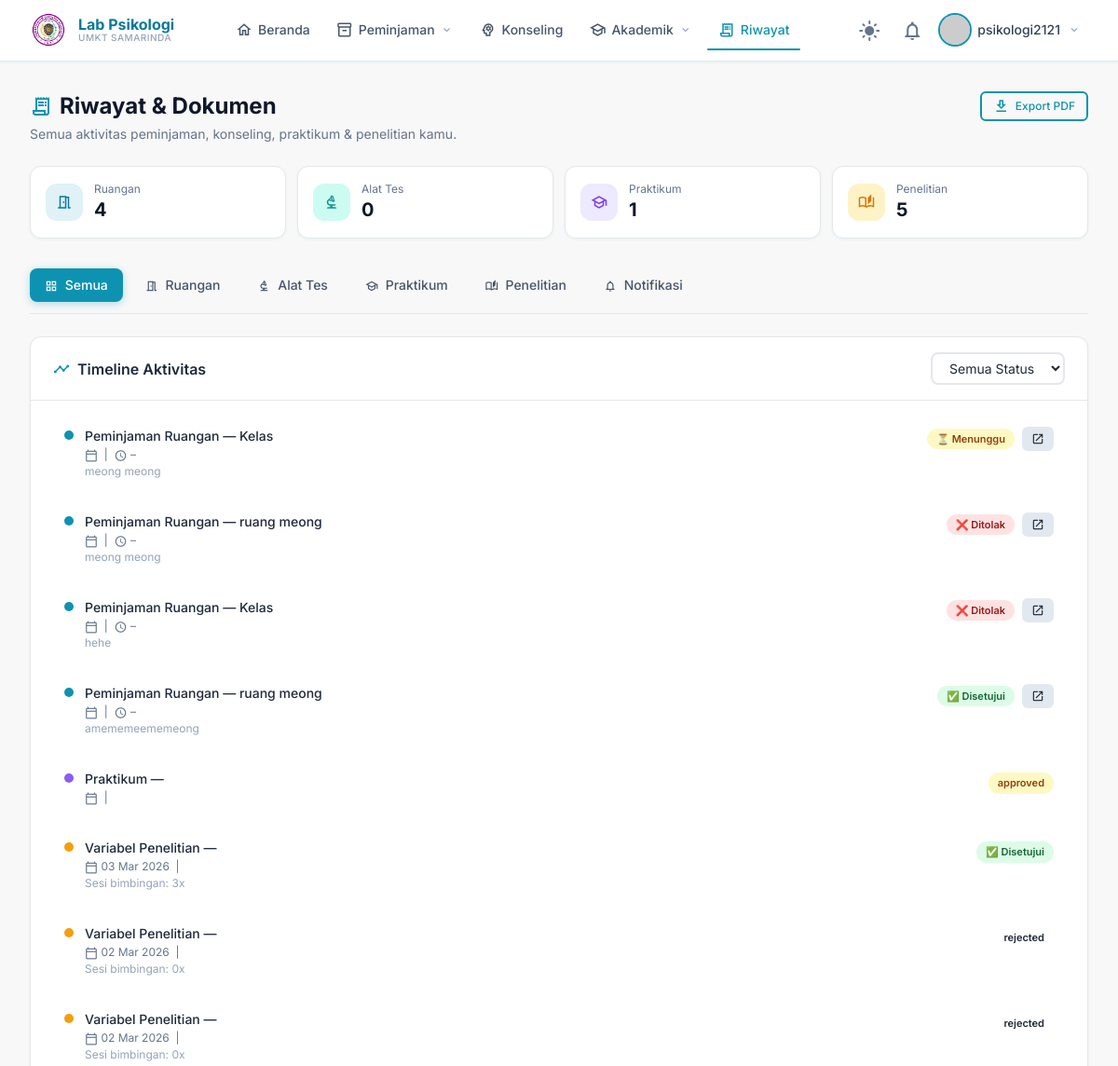
Page /riwayat/ (signed in, upper part) on the earlier database version.
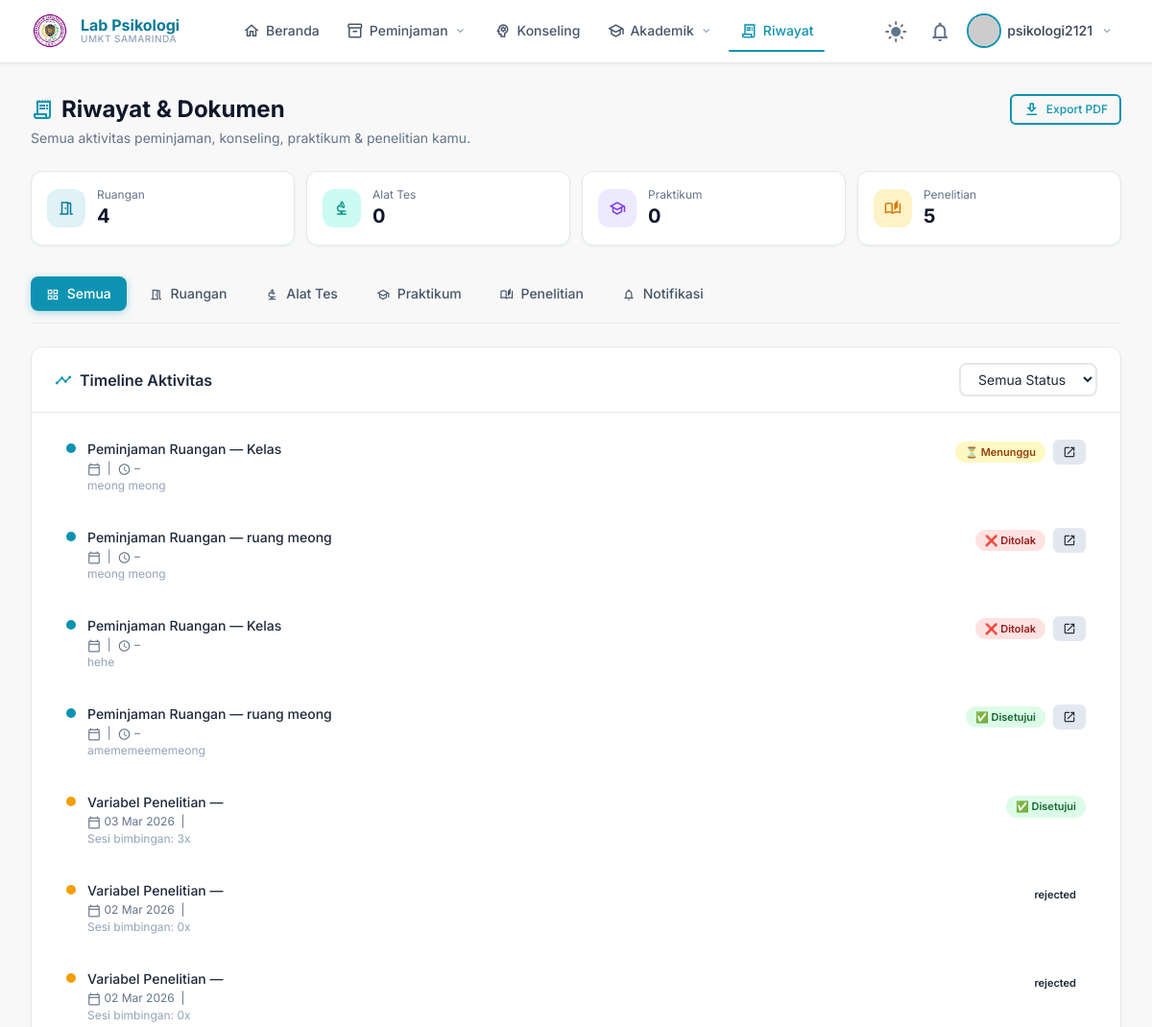
Same page on the later database version.
### rooms/models.py (models this page shows, shortened)
class RoomBooking(TimeStampedModel):
    STATUS_CHOICES = (
        ('pending',   'Pending'),
        ('approved',  'Disetujui'),
        ('declined',  'Ditolak'),
        ('cancelled', 'Dibatalkan'),
        ('completed', 'Selesai'),
    )
    user  = models.ForeignKey(User,  on_delete=models.CASCADE,  related_name='room_bookings')
    room  = models.ForeignKey(Room,  on_delete=models.PROTECT,  related_name='bookings')
    date_start = models.DateField(verbose_name='Tanggal Mulai')
    date_end   = models.DateField(verbose_name='Tanggal Selesai')
    participants = models.PositiveIntegerField(
        validators=[MinValueValidator(1)],
        verbose_name='Jumlah Peserta',
    )
    purpose = models.TextField(verbose_name='Keperluan')
    status      = models.CharField(max_length=20, choices=STATUS_CHOICES, default='pending')
    admin_notes = models.TextField(blank=True, null=True)
    approved_by = models.ForeignKey(
        User,
        on_delete=models.SET_NULL,
        null=True, blank=True,
        related_name='approved_room_bookings',
    )
    approved_at = models.DateTimeField(null=True, blank=True)
    class Meta:
        ordering = ['-date_start']
        verbose_name       = 'Room Booking'
        verbose_name_plural = 'Room Bookings'
        indexes = [
            models.Index(fields=['date_start', 'room']),
            models.Index(fields=['date_end',   'room']),
            models.Index(fields=['status']),
        ]

class Room(TimeStampedModel):
    ROOM_TYPE_CHOICES = (
        ('lab',     'Laboratorium'),
        ('class',   'Kelas / Ruang Teori'),
        ('office',  'Ruang Kantor'),
        ('other',   'Lainnya'),
    )
    code        = models.CharField(max_length=10, unique=True)
    name        = models.CharField(max_length=100)
    room_type   = models.CharField(
        max_length=20,
        choices=ROOM_TYPE_CHOICES,
        default='lab',
    )
    capacity    = models.PositiveIntegerField(validators=[MinValueValidator(1)])
    description = models.TextField(blank=True, null=True)
    is_active   = models.BooleanField(default=True)
    class Meta:
        ordering = ['code']
        verbose_name = 'Room'
        verbose_name_plural = 'Rooms'

### practicum/models.py (models this page shows, shortened)
class PracticumRegistration(TimeStampedModel):
    STATUS_CHOICES = (
        ('pending',   'Menunggu'),
        ('approved',  'Disetujui'),
        ('waitlist',  'Waitlist'),
        ('cancelled', 'Dibatalkan'),
    )
    practicum            = models.ForeignKey(
        Practicum,
        on_delete=models.CASCADE,
        related_name='registrations'
    )
    student              = models.ForeignKey(
        User,
        on_delete=models.CASCADE,
        related_name='practicum_registrations'
    )
    status               = models.CharField(
        max_length=20,
        choices=STATUS_CHOICES,
        default='pending'
    )
    attendance_percentage = models.DecimalField(
        max_digits=5, decimal_places=2, default=0,
        validators=[MinValueValidator(0), MaxValueValidator(100)]
    )
    certificate_issued   = models.BooleanField(default=False)
    certificate_file     = models.FileField(
        upload_to='practicum/certificates/',
        blank=True, null=True
    )
    class Meta:
        ordering = ['-created_at']
        unique_together = ['practicum', 'student']
        verbose_name = 'Pendaftaran Praktikum'
        verbose_name_plural = 'Pendaftaran Praktikum'

### research/models.py (models this page shows, shortened)
class ResearchRequest(TimeStampedModel):
    TYPE_CHOICES = (
        ('payung',    'Dalam Judul Payung'),
        ('individu',  'Individu (tanpa judul payung)'),
    )
    STATUS_CHOICES = (
        ('pending',   'Menunggu'),
        ('approved',  'Disetujui'),
        ('rejected',  'Ditolak'),
        ('completed', 'Selesai'),
    )
    student         = models.ForeignKey(
        User,
        on_delete=models.CASCADE,
        related_name='research_requests',
        verbose_name='Mahasiswa'
    )
    lecturer        = models.ForeignKey(
        Lecturer,
        on_delete=models.PROTECT,
        related_name='student_requests',
        verbose_name='Dosen Pembimbing'
    )
    research_title  = models.ForeignKey(
        ResearchTitle,
        on_delete=models.PROTECT,
        related_name='requests',
        null=True,
        blank=True,
        verbose_name='Judul Payung (opsional)'
    )
    request_type    = models.CharField(
        max_length=10,
        choices=TYPE_CHOICES,
        default='payung',
        verbose_name='Tipe Request'
    )
    thesis_title    = models.CharField(
        max_length=300,
        verbose_name='Judul Skripsi'
    )
    proposal        = models.FileField(
        upload_to='research/proposals/',
        blank=True,
        null=True,
        verbose_name='File Proposal'
    )
    status          = models.CharField(
        max_length=20,
        choices=STATUS_CHOICES,
        default='pending'
    )
    admin_notes     = models.TextField(blank=True, null=True, verbose_name='Catatan Admin')
    approved_by     = models.ForeignKey(
        User,
        on_delete=models.SET_NULL,
        null=True, blank=True,
        related_name='approved_research_requests'
    )
    approved_at     = models.DateTimeField(null=True, blank=True)
    class Meta:
        ordering = ['-created_at']
        verbose_name = 'Request Penelitian'
        verbose_name_plural = 'Request Penelitian'

### rooms/views.py (the view)
# urls.py: path('riwayat/', RiwayatView.as_view(), name='riwayat'),
class RiwayatView(LoginRequiredMixin, TemplateView):
    template_name = 'riwayat/riwayat.html'
    login_url = '/login/'
    def get_context_data(self, **kwargs):
        ctx = super().get_context_data(**kwargs)
        user = self.request.user
        ctx['room_bookings']  = RoomBooking.objects.filter(user=user).order_by('-created_at')
        ctx['tool_loans']     = ToolRental.objects.filter(user=user).order_by('-created_at')
        ctx['practicum_regs'] = PracticumRegistration.objects.filter(student=user).order_by('-created_at')  # ← student
        ctx['research_reqs']  = ResearchRequest.objects.filter(student=user).order_by('-created_at')        # ← kemungkinan student juga
        return ctx

### accounts/models.py (called while the page is built)
    def get_full_name(self):
        return f"{self.first_name} {self.last_name}".strip() or self.username

    @property
    def is_umkt(self):
        return self.user_type == 'umkt'

### core/context_processors.py (called while the page is built)
def media_url(request):
    return {
        'MEDIA_URL': settings.MEDIA_URL,
    }

### templates/riwayat/riwayat.html (shortened to what the changed rows need)
{% extends 'base.html' %}
{% load static %}
{% block content %}
<div class="max-w-7xl mx-auto px-4 sm:px-6 lg:px-8 py-8" id="riwayat-top">
  <div class="mb-8">
    <div class="flex items-start justify-between gap-4 flex-wrap">
      <div>
        <h1 class="text-2xl font-bold text-slate-900 dark:text-slate-100 flex items-center gap-2">
          <span class="material-icons-outlined text-primary-500">receipt_long</span>
          Riwayat & Dokumen
        </h1>
      </div>
    </div>
    <div class="grid grid-cols-2 sm:grid-cols-4 gap-3 mt-6">
      <div class="card p-4 flex items-center gap-3">
        <div>
          <p class="text-xs text-slate-500 dark:text-slate-400">Praktikum</p>
          <p class="text-xl font-bold text-slate-900 dark:text-slate-100">
            {{ practicum_regs.count|default:"0" }}
          </p>
        </div>
      </div>
    </div>
  </div>
  <div id="tab-semua" class="tab-content active">
    <div class="card">
      <div class="card-header flex items-center justify-between">
        <h2 class="font-semibold text-slate-800 dark:text-slate-100 flex items-center gap-2">
          <span class="material-icons-outlined mat-sm text-primary-500">timeline</span>
          Timeline Aktivitas
        </h2>
      </div>
      <div class="card-body" id="timeline-list">
        {% if not room_bookings and not tool_loans and not practicum_regs and not research_reqs %}
        <div class="empty-state">
          <span class="material-icons-outlined mat-xl text-slate-300 dark:text-slate-600 mb-3">inbox</span>
          <p class="font-medium text-slate-500 dark:text-slate-400">Belum ada aktivitas</p>
          <p class="text-sm text-slate-400 dark:text-slate-500 mt-1">Mulai dengan mengajukan peminjaman ruangan atau alat tes.</p>
          <a href="/peminjaman/" class="btn btn-primary btn-sm mt-4 no-underline">
            <span class="material-icons-outlined mat-sm">add</span>
            Buat Peminjaman
          </a>
        </div>
        {% else %}
        <div class="space-y-3" id="timeline-items">
          {% for booking in room_bookings %}
          <div class="timeline-item flex gap-3 p-3 rounded-xl hover:bg-slate-50 dark:hover:bg-slate-700/50 transition-colors"
               data-status="{{ booking.status }}" data-type="ruangan">
            <div class="timeline-dot bg-primary-500 mt-1"></div>
            <div class="flex-1 min-w-0">
              <div class="flex items-start justify-between gap-2 flex-wrap">
                <div>
                  <p class="font-medium text-sm text-slate-800 dark:text-slate-200">
                    Peminjaman Ruangan — {{ booking.room.name }}
                  </p>
                  <p class="text-xs text-slate-500 dark:text-slate-400 mt-0.5">
                    <span class="material-icons-outlined mat-xs">calendar_today</span>
                    {{ booking.date|date:"d M Y" }} &nbsp;|&nbsp;
                    <span class="material-icons-outlined mat-xs">schedule</span>
                    {{ booking.start_time }} – {{ booking.end_time }}
                  </p>
                  <p class="text-xs text-slate-400 dark:text-slate-500 mt-0.5">
                    {{ booking.purpose|truncatechars:80 }}
                  </p>
                </div>
                <div class="flex items-center gap-2 flex-shrink-0">
                  <span class="status-badge status-{{ booking.status }}">
                    {% if booking.status == 'pending' %}⏳ Menunggu
                    {% elif booking.status == 'approved' %}✅ Disetujui
                    {% elif booking.status == 'declined' %}❌ Ditolak
                    {% else %}{{ booking.status }}{% endif %}
                  </span>
                  <button onclick="openDetail('ruangan', {{ booking.id }})"
                          class="btn btn-sm btn-secondary py-1 px-2">
                    <span class="material-icons-outlined mat-xs">open_in_new</span>
                  </button>
                </div>
              </div>
            </div>
          </div>
          {% endfor %}
          {% for reg in practicum_regs %}
          <div class="timeline-item flex gap-3 p-3 rounded-xl hover:bg-slate-50 dark:hover:bg-slate-700/50 transition-colors"
               data-status="{{ reg.status }}" data-type="praktikum">
            <div class="timeline-dot bg-violet-500 mt-1"></div>
            <div class="flex-1 min-w-0">
              <div class="flex items-start justify-between gap-2 flex-wrap">
                <div>
                  <p class="font-medium text-sm text-slate-800 dark:text-slate-200">
                    Praktikum — {{ reg.schedule.title }}
                  </p>
                  <p class="text-xs text-slate-500 dark:text-slate-400 mt-0.5">
                    <span class="material-icons-outlined mat-xs">calendar_today</span>
                    &nbsp;|&nbsp;{{ reg.schedule.semester }}
                  </p>
                </div>
                <div class="flex-shrink-0">
                  <span class="status-badge
                    {% if reg.status == 'registered' %}status-approved
                    {% elif reg.status == 'waitlist' %}status-waitlist
                    {% elif reg.status == 'completed' %}status-completed
                    {% else %}status-pending{% endif %}">
                    {% if reg.status == 'registered' %}✅ Terdaftar
                    {% elif reg.status == 'waitlist' %}⏳ Waitlist
                    {% elif reg.status == 'completed' %}🎓 Selesai
                    {% else %}{{ reg.status }}{% endif %}
                  </span>
                </div>
              </div>
            </div>
          </div>
          {% endfor %}
          {% for req in research_reqs %}
          <div class="timeline-item flex gap-3 p-3 rounded-xl hover:bg-slate-50 dark:hover:bg-slate-700/50 transition-colors"
               data-status="{{ req.status }}" data-type="penelitian">
            <div class="timeline-dot bg-amber-500 mt-1"></div>
            <div class="flex-1 min-w-0">
              <div class="flex items-start justify-between gap-2 flex-wrap">
                <div>
                  <p class="font-medium text-sm text-slate-800 dark:text-slate-200">
                    Variabel Penelitian — {{ req.variable.title }}
                  </p>
                  <p class="text-xs text-slate-500 dark:text-slate-400 mt-0.5">
                    <span class="material-icons-outlined mat-xs">calendar_today</span>
                    {{ req.created_at|date:"d M Y" }}
                    &nbsp;|&nbsp;{{ req.variable.focus_area }}
                  </p>
                  <p class="text-xs text-slate-400 dark:text-slate-500 mt-0.5">
                    Sesi bimbingan: {{ req.guidance_sessions.count|default:"0" }}x
                  </p>
                </div>
                <div class="flex-shrink-0">
                  <span class="status-badge status-{{ req.status }}">
                    {% if req.status == 'pending' %}⏳ Menunggu
                    {% elif req.status == 'approved' %}✅ Disetujui
                    {% elif req.status == 'declined' %}❌ Ditolak
                    {% elif req.status == 'completed' %}🏁 Selesai
                    {% else %}{{ req.status }}{% endif %}
                  </span>
                </div>
              </div>
            </div>
          </div>
          {% endfor %}
        </div>
        {% endif %}
      </div>
    </div>
  </div>
</div>
{% endblock %}

Differences in the rows shown:
removed PracticumRegistration: status "approved"
Other differences:
{{ practicum_regs.count|default:"0" }}: "1" → "0"
